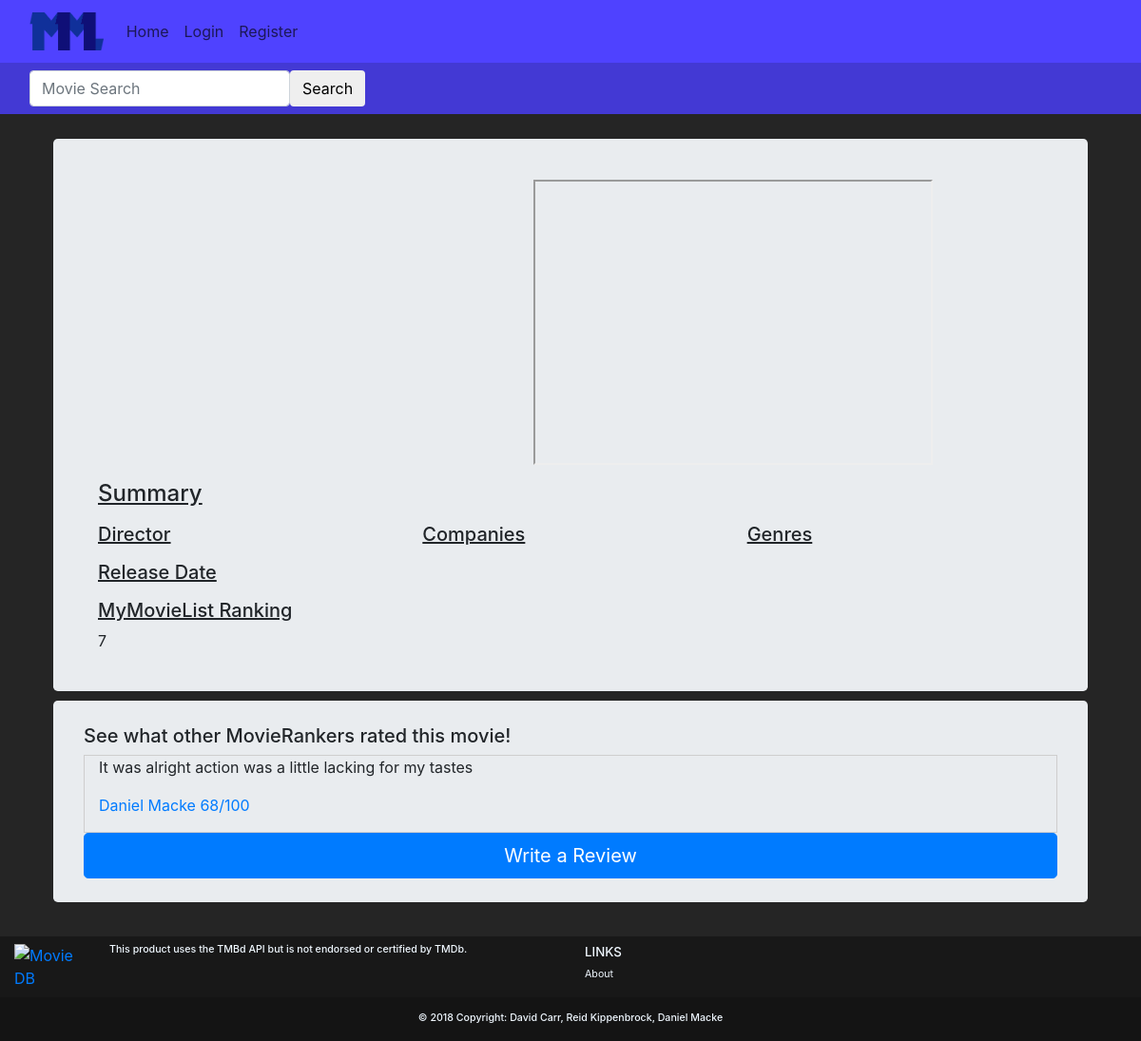
/movies/?movie_id=15575, run on an earlier commit of the app's database.
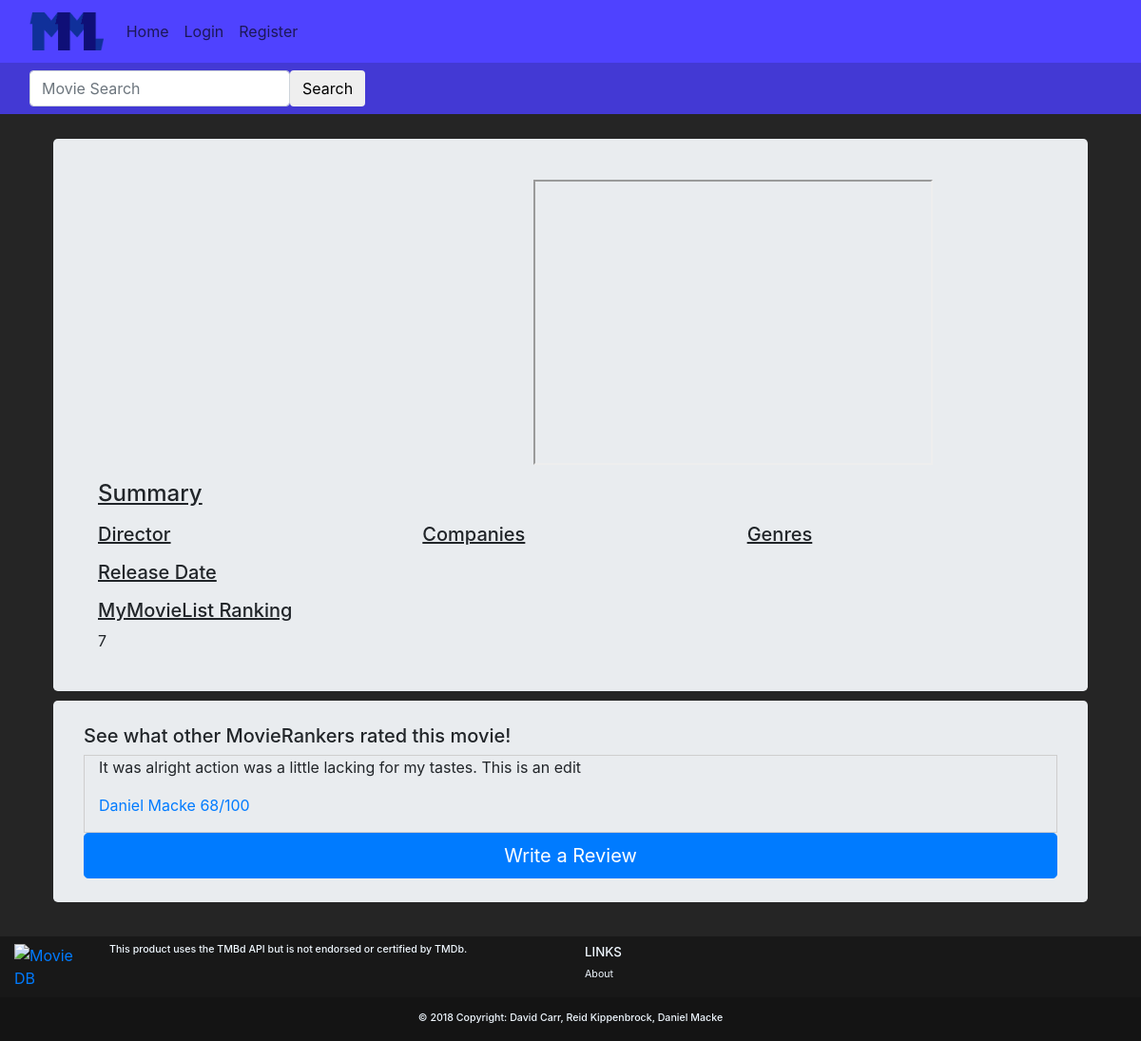
And on a later commit of the database.
### movies/models.py (models this page shows)
class MovieReview(models.Model):
    user = models.ForeignKey(User,on_delete=models.CASCADE,default=1)
    movie_id = models.IntegerField(default=0)
    movie_title = models.CharField(max_length=50, default='')
    rating = models.IntegerField(
        default=0,
        validators=[
            MaxValueValidator(100),
            MinValueValidator(0)
        ]
    )
    review = models.CharField(max_length=1000, default='')

### movies/views.py (the view)
# urls.py: path('', views.movies),
def movies(request):
    movie_id = request.GET.get('movie_id')
    movie = tmdb.Movies(movie_id)
    if(movie_id):
        movie_info = movie.info()
        movie_title = movie_info["title"]
        movie_poster = 'http://image.tmdb.org/t/p/w185/' + movie_info["poster_path"]
        movie_overview = movie_info["overview"]
        movie_genres = movie_info["genres"]
        movie_companies = movie_info["production_companies"]
        movie_release_date = movie_info["release_date"]
        movie_trailer = ""
        movie_director = ""
        movie_director_pic = ""
        for f in movie.videos()["results"]:
            if (f["site"] == "YouTube" and f["type"] == "Trailer"):
                movie_trailer = "https://youtube.com/embed/" + f["key"]
                break;
        for f in movie.credits()["crew"]:
            if f["job"] == "Director" :
                movie_director = f["name"]
                movie_director_pic = f["profile_path"]
        movie_homepage = movie_info["homepage"]
        movie_reviews =  MovieReview.objects.filter(movie_id=movie_id)
        sum = 0;
        count = 0;
        for review in movie_reviews:
            sum += review.rating
            count += 1
        average = 'no reviews'
        if count > 0:
            average = sum / count
        all_reviews = MovieReview.objects.all()
        ratings = {}
        for review in all_reviews:
            id = review.movie_id
            reviews = MovieReview.objects.filter(movie_id=id)
            sum = 0
            count = 0
            for review in reviews:
                sum += review.rating
                count += 1
            average = sum / count
            ratings[id] = average
        sorted_rankings = sorted(ratings.items(), key=operator.itemgetter(1))
        sorted_rankings.reverse()
        ranking = 'No reviews'
        count = 1
        for x in sorted_rankings:
            print(movie_id)
            print(x[0])
            if x[0]==int(movie_id):
                print("here")
                ranking = count
                break
            count+=1
        args = {'ranking': ranking, 'average_rating': average, 'id' :movie_id, 'title': movie_title, 'poster': movie_poster, 'overview': movie_overview, 'genres': movie_genres,
                'companies': movie_companies, 'release_date': movie_release_date, 'trailer': movie_trailer,
                'homepage': movie_homepage, 'director':movie_director, 'director_pic':movie_director_pic,'reviews':movie_reviews,}
    return render(request, 'movies/movies.html', args)

### movies/templates/movies/movies.html (shortened to what this page needs)
{% extends 'base.html' %}
{% block body %}
  <div class="container p-3">
    <div class="jumbotron">
      <div class="container-fluid">
        <div class="row" style="padding-top: 10px;">
          <div class="col-md-4 text-center">
          </div>
          <div class="col-md-8 text-center">
            <iframe height="300" width="420" src="{{ trailer }}">
            </iframe>
          </div>
        </div>
        <div class="row" style="padding-top: 10px;">
            <div class="col-md-12 lead">
                <u><h4 class"text-md-left"> Summary </h4></u>
            </div>
        </div>
        <div class="row">
          <div class="col-md-4">
            <u><h5 class="text-md-left"> Director </h5></u>
            <u><h5 class="text-md-left"> Release Date </h5></u>
            <u><h5 class="text-md-left"> MyMovieList Ranking </h5></u>
            <p>
              {{ ranking }}
            </p>
          </div>
          <div class="col-md-4">
            <u><h5 class="text-md-left"> Companies </h5></u>
          </div>
          <div class="col-md-4">
            <u><h5 class="text-md-left text-underline"> Genres </h5></u>
          </div>
        </div>
      </div>
    </div>
    <div class="jumbotron">
      <h5>See what other MovieRankers rated this movie!</h5>
        {%for review in reviews%}
        <div class="container-fluid" style="border:1px solid #cecece;">
          <blockquote>
            <p>{{review.review}}<p>
            <footer><a href="/account/profile/?p={{review.user.username}}">{{review.user.first_name}} {{review.user.last_name}} {{review.rating}}/100</a></footer>
          </blockquote>
        </div>
        {% endfor %}
        <a href="/movies/write_review/?movie_id={{ id }}" class="btn btn-primary btn-lg btn-block">Write a Review</a>
    </div>
  </div>
{% endblock %}

What changed in the data, as far as the page shows it:
changed MovieReview "Daniel": review "It was alright action was a little lacking for my tastes" → "It was alright action was a little lacking for my tastes. This is an edit"
